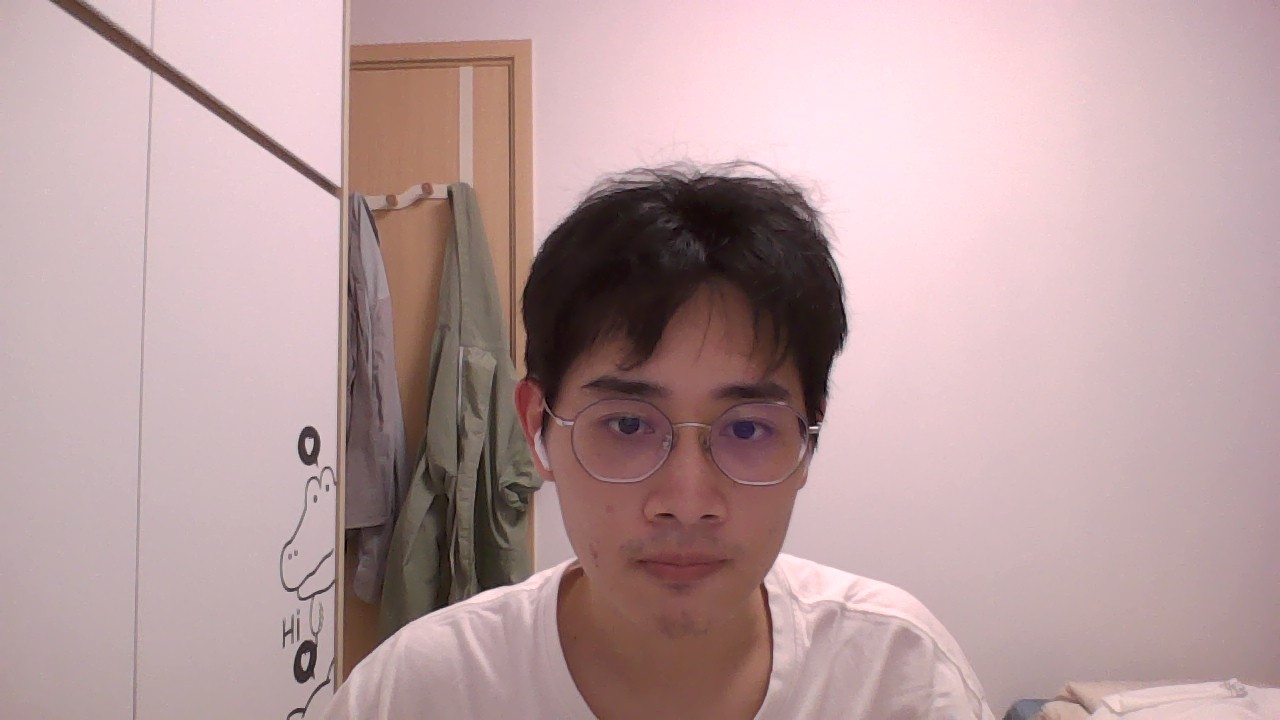
#> input picture Workers/Andy_1.jpg, 1280 x 720 px; its folder holds 3 pictures in this run
$ python embedding.py
#> lines starting #> are read from the running program, lines starting #| are printed output that depends on the picture
# coding: utf-8

# In[1]:
from PIL import Image
from facenet import Tpu_FaceRecognize
from pycoral.adapters.common import input_size
import numpy as np
import os
#from utils import *
import cv2
import h5py


def Create_embeddings(Embedding_book_path, face_engine):
    face_size = input_size(face_engine)
    #print(face_size) (160,160)


    img_arr, class_arr = align_face('Workers/', (160,160))

    embs = Tpu_FaceRecognize(face_engine, img_arr)
    #print(embs)

    f = h5py.File(Embedding_book_path, 'w')
    class_arr = [i.encode() for i in class_arr]
    #print(class_arr)
    f.create_dataset('class_name', data=class_arr)
    f.create_dataset('embeddings', data=embs)
    f.close()


    f = h5py.File(Embedding_book_path, 'r')
    #print("embedding test")
    class_arr = f['class_name'][:]
    class_arr = [k.decode() for k in class_arr]
    emb_arr = f['embeddings'][:]

    print('read_embedding: class_arr: {};'.format(class_arr))
    print('read_embedding: emb_arr: {};'.format(emb_arr))


def align_face(path, face_size):
#> called with path = 'Workers/', face_size = (160, 160)
    img_paths = os.listdir(path)
    class_names = [a.split('.')[0] for a in img_paths]
    img_paths = [os.path.join(path, p) for p in img_paths]
    scaled_arr = []
    class_names_arr = []

    for image_path, class_name in zip(img_paths, class_names):
        img = cv2.imread(image_path)
#> img is the input picture: shape (720, 1280, 3); mean B, G, R 158.8, 157.5, 185
        scaled = cv2.resize(img, face_size, interpolation=cv2.INTER_LINEAR)
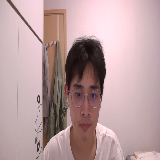
#> scaled: shape (160, 160, 3); mean B, G, R 158.8, 157.5, 185.1
        #print("1", scaled.shape)
        img = scaled.transpose((2, 0, 1))
        img = (img - 127.5) / 127.5
        #print("2", img.shape)
        scaled = np.expand_dims(img, 0)
        #print("3", scaled.shape)


        # scaled = Image.fromarray(cv2.cvtColor(scaled, cv2.COLOR_BGR2RGB))
        # scaled = np.asarray(scaled)

        scaled_arr.append(scaled)
        class_names_arr.append(class_name)
#> pass 2 of the loop in align_face, `for image_path, class_name in zip(img_paths, class_names):`:
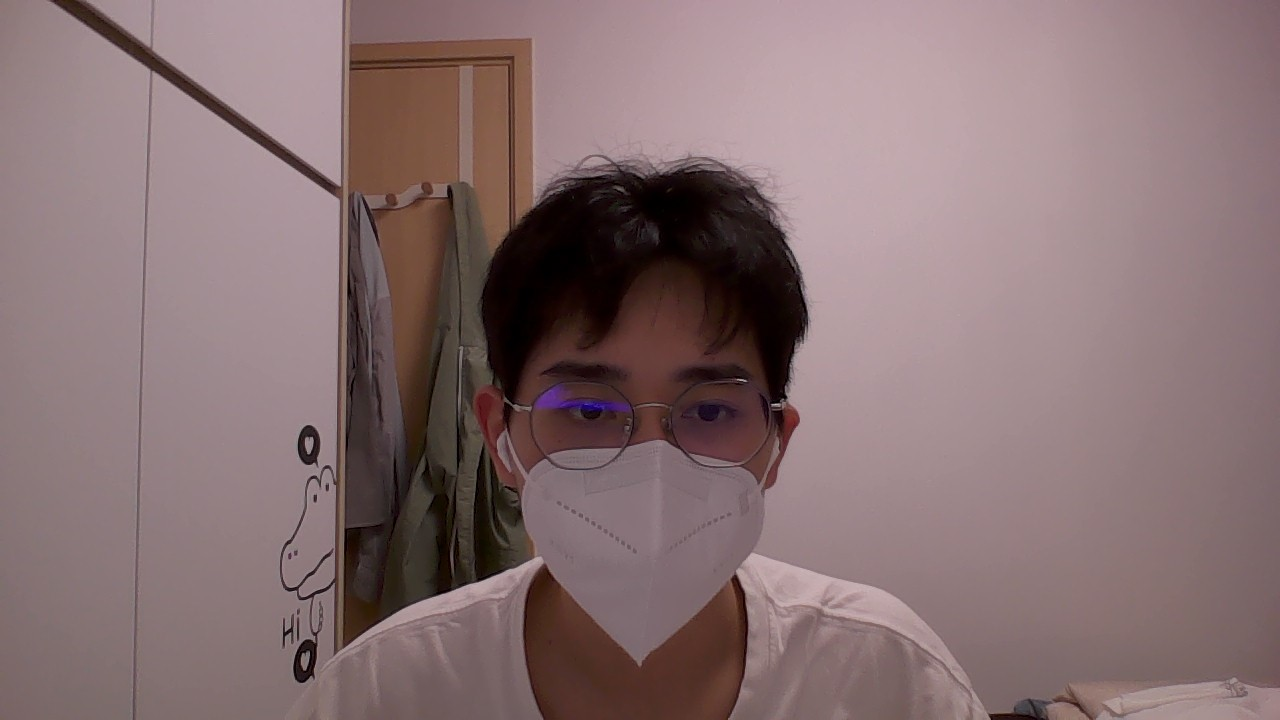
#> input picture Workers/Andy_2.jpg, 1280 x 720 px
#> in align_face, img is the input picture: shape (720, 1280, 3); mean B, G, R 113.8, 112.4, 134.7
#> in align_face, `scaled = cv2.resize(img, face_size, interpolation=cv2.INTER_LINEAR)`:
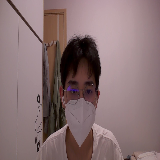
#> scaled: shape (160, 160, 3); mean B, G, R 113.8, 112.4, 134.8
#> pass 3 of the loop in align_face, `for image_path, class_name in zip(img_paths, class_names):`:
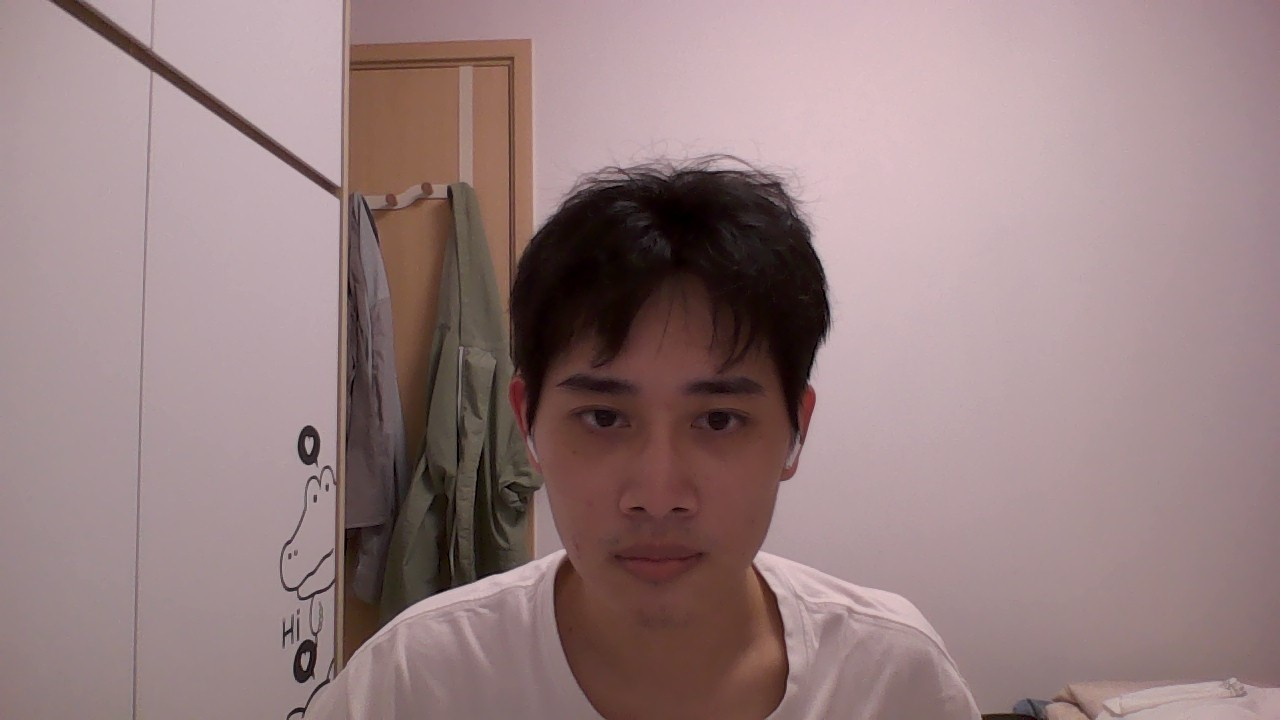
#> input picture Workers/Andy_3.jpg, 1280 x 720 px
#> in align_face, img is the input picture: shape (720, 1280, 3); mean B, G, R 128.3, 127.5, 151.3
#> in align_face, `scaled = cv2.resize(img, face_size, interpolation=cv2.INTER_LINEAR)`:
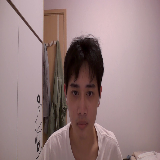
#> scaled: shape (160, 160, 3); mean B, G, R 128.3, 127.5, 151.3

    scaled_arr = np.asarray(scaled_arr)
    class_names_arr = np.asarray(class_names_arr)
    print("scaled_arr", scaled_arr.shape)
#| scaled_arr (3, 1, 3, 160, 160)
    print('class_names_arr', class_names_arr)
    return scaled_arr, class_names_arr


# debug testing
if __name__ == '__main__':
    align_face('Workers/', (160,160))
